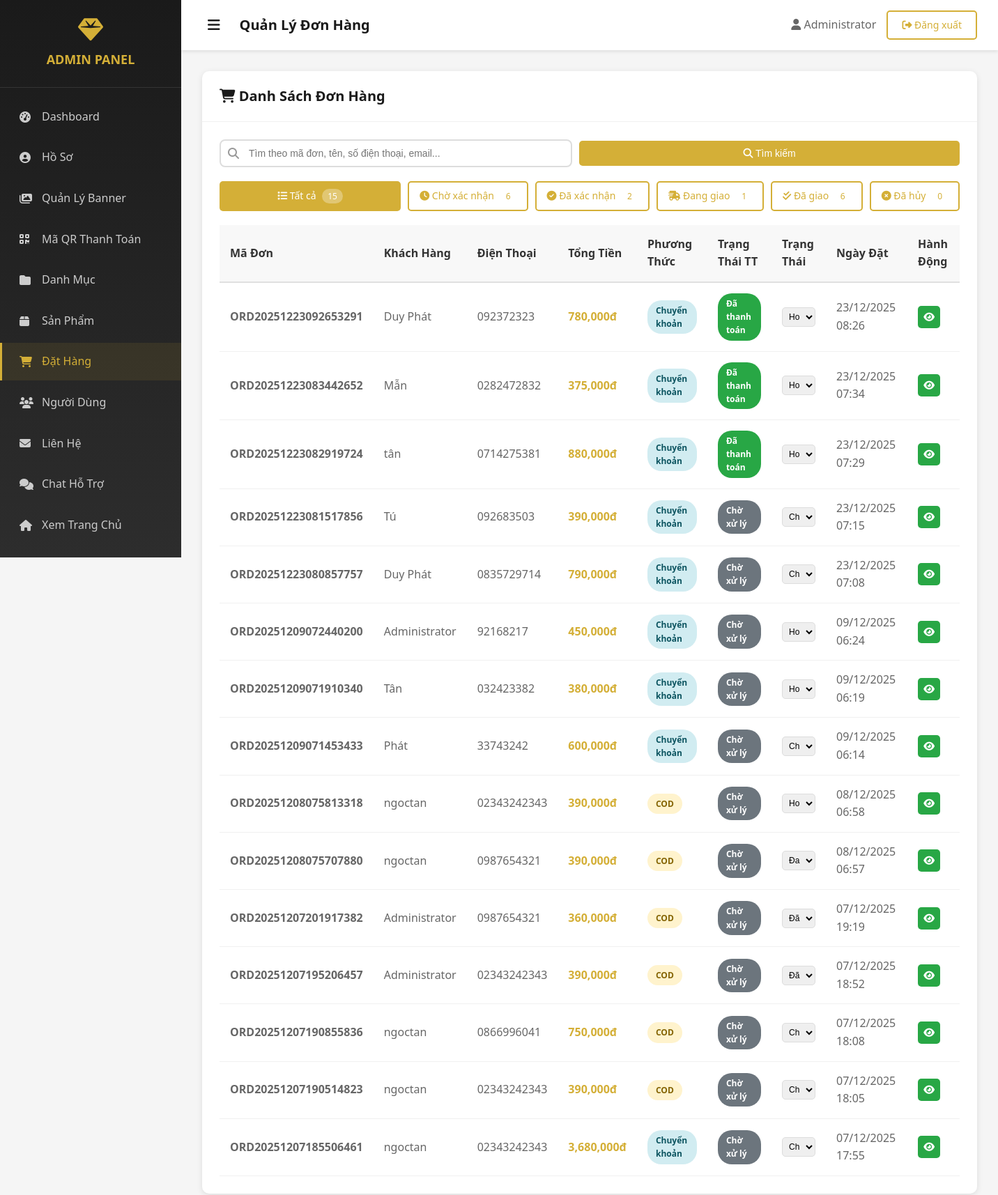
The app's page /admin/orders.php (signed in) with its own data.
### tables this page shows
CREATE TABLE `orders` (
  `id` int(11) NOT NULL,
  `user_id` int(11) DEFAULT NULL,
  `order_code` varchar(50) NOT NULL,
  `fullname` varchar(100) NOT NULL,
  `email` varchar(100) NOT NULL,
  `phone` varchar(20) NOT NULL,
  `address` text NOT NULL,
  `note` text DEFAULT NULL,
  `total_amount` decimal(10,2) NOT NULL,
  `payment_method` varchar(50) DEFAULT 'cod',
  `payment_status` enum('pending','paid','failed') DEFAULT 'pending',
  `order_status` enum('pending','confirmed','shipping','completed','cancelled') DEFAULT 'pending',
  `created_at` timestamp NOT NULL DEFAULT current_timestamp(),
  `updated_at` timestamp NOT NULL DEFAULT current_timestamp() ON UPDATE current_timestamp(),
  `transfer_proof` varchar(255) DEFAULT NULL,
  `transfer_amount` decimal(10,2) DEFAULT NULL,
  `transfer_date` datetime DEFAULT NULL,
  `bank_name` varchar(100) DEFAULT NULL,
  `transaction_id` varchar(100) DEFAULT NULL,
  `customer_confirmed_at` datetime DEFAULT NULL,
  `confirmed_by` int(11) DEFAULT NULL,
  `confirmed_at` datetime DEFAULT NULL
);

### admin/orders.php (the view, shortened to what this page needs)
<?php
require_once 'check_admin.php';
$search = isset($_GET['search']) ? mysqli_real_escape_string($conn, $_GET['search']) : '';
$search_condition = '';
$loc_trangthai = isset($_GET['status']) ? $_GET['status'] : '';
$status_condition = $loc_trangthai ? "order_status = '$loc_trangthai'" : '';
$conditions = array_filter([$search_condition, $status_condition]);
$dieu_kien = $conditions ? 'WHERE ' . implode(' AND ', $conditions) : '';
$gioi_han = 20;
$trang_hientai = isset($_GET['page']) ? (int)$_GET['page'] : 1;
$vi_tri_batdau = ($trang_hientai - 1) * $gioi_han;
$count_sql = "SELECT
    COUNT(*) as total,
    SUM(CASE WHEN order_status = 'pending' OR order_status IS NULL THEN 1 ELSE 0 END) as pending,
    SUM(CASE WHEN order_status = 'confirmed' THEN 1 ELSE 0 END) as confirmed,
    SUM(CASE WHEN order_status = 'shipping' THEN 1 ELSE 0 END) as shipping,
    SUM(CASE WHEN order_status = 'completed' THEN 1 ELSE 0 END) as completed,
    SUM(CASE WHEN order_status = 'cancelled' THEN 1 ELSE 0 END) as cancelled
    FROM orders";
$count_query = mysqli_query($conn, $count_sql);
$count_result = [
    'total' => 0,
    'pending' => 0,
    'confirmed' => 0,
    'shipping' => 0,
    'completed' => 0,
    'cancelled' => 0
];
if ($count_query && mysqli_num_rows($count_query) > 0) {
    $temp = mysqli_fetch_assoc($count_query);
    $count_result = [
        'total' => (int)$temp['total'],
        'pending' => (int)$temp['pending'],
        'confirmed' => (int)$temp['confirmed'],
        'shipping' => (int)$temp['shipping'],
        'completed' => (int)$temp['completed'],
        'cancelled' => (int)$temp['cancelled']
    ];
}
$status_filter = $loc_trangthai;
$where = $dieu_kien;
$limit = $gioi_han;
$offset = $vi_tri_batdau;
$orders_query = "SELECT * FROM orders $where ORDER BY created_at DESC LIMIT $limit OFFSET $offset";
$orders = mysqli_query($conn, $orders_query);
include 'includes/header.php';
?>
<div class="admin-card">
    <div class="admin-card-header">
        <h3><i class="fas fa-shopping-cart"></i> Danh Sách Đơn Hàng</h3>
    </div>
    <div class="admin-card-body">
        <form method="GET" style="margin-bottom: 20px;">
            <div style="display: flex; gap: 10px; align-items: center;">
                <div style="flex: 1; position: relative;">
                    <i class="fas fa-search" style="position: absolute; left: 12px; top: 50%; transform: translateY(-50%); color: #999;"></i>
                    <input type="text" name="search" placeholder="Tìm theo mã đơn, tên, số điện thoại, email..."
                           value="<?php echo htmlspecialchars($search); ?>"
                           style="width: 100%; padding: 10px 10px 10px 40px; border: 2px solid #ddd; border-radius: 8px; font-size: 14px;">
                </div>
                <button type="submit" class="btn btn-primary">
                    <i class="fas fa-search"></i> Tìm kiếm
                </button>
            </div>
        </form>
        <div style="margin-bottom: 20px; display: flex; gap: 10px; flex-wrap: wrap;">
            <a href="orders.php" class="btn <?php echo !$status_filter ? 'btn-primary' : 'btn-secondary'; ?>" style="position: relative;">
                <i class="fas fa-list"></i> Tất cả
                <span style="background: rgba(255,255,255,0.3); padding: 2px 8px; border-radius: 12px; margin-left: 5px; font-size: 12px;">
                    <?php echo $count_result['total']; ?>
                </span>
            </a>
            <a href="orders.php?status=pending" class="btn <?php echo $status_filter == 'pending' ? 'btn-primary' : 'btn-secondary'; ?>" style="position: relative;">
                <i class="fas fa-clock"></i> Chờ xác nhận
                <span style="background: rgba(255,255,255,0.3); padding: 2px 8px; border-radius: 12px; margin-left: 5px; font-size: 12px;">
                    <?php echo $count_result['pending']; ?>
                </span>
            </a>
            <a href="orders.php?status=confirmed" class="btn <?php echo $status_filter == 'confirmed' ? 'btn-primary' : 'btn-secondary'; ?>" style="position: relative;">
                <i class="fas fa-check-circle"></i> Đã xác nhận
                <span style="background: rgba(255,255,255,0.3); padding: 2px 8px; border-radius: 12px; margin-left: 5px; font-size: 12px;">
                    <?php echo $count_result['confirmed']; ?>
                </span>
            </a>
            <a href="orders.php?status=shipping" class="btn <?php echo $status_filter == 'shipping' ? 'btn-primary' : 'btn-secondary'; ?>" style="position: relative;">
                <i class="fas fa-shipping-fast"></i> Đang giao
                <span style="background: rgba(255,255,255,0.3); padding: 2px 8px; border-radius: 12px; margin-left: 5px; font-size: 12px;">
                    <?php echo $count_result['shipping']; ?>
                </span>
            </a>
            <a href="orders.php?status=completed" class="btn <?php echo $status_filter == 'completed' ? 'btn-primary' : 'btn-secondary'; ?>" style="position: relative;">
                <i class="fas fa-check-double"></i> Đã giao
                <span style="background: rgba(255,255,255,0.3); padding: 2px 8px; border-radius: 12px; margin-left: 5px; font-size: 12px;">
                    <?php echo $count_result['completed']; ?>
                </span>
            </a>
            <a href="orders.php?status=cancelled" class="btn <?php echo $status_filter == 'cancelled' ? 'btn-primary' : 'btn-secondary'; ?>" style="position: relative;">
                <i class="fas fa-times-circle"></i> Đã hủy
                <span style="background: rgba(255,255,255,0.3); padding: 2px 8px; border-radius: 12px; margin-left: 5px; font-size: 12px;">
                    <?php echo $count_result['cancelled']; ?>
                </span>
            </a>
        </div>
        <table class="admin-table">
            <thead>
                <tr>
                    <th>Mã Đơn</th>
                    <th>Khách Hàng</th>
                    <th>Điện Thoại</th>
                    <th>Tổng Tiền</th>
                    <th>Phương Thức</th>
                    <th>Trạng Thái TT</th>
                    <th>Trạng Thái</th>
                    <th>Ngày Đặt</th>
                    <th>Hành Động</th>
                </tr>
            </thead>
            <tbody>
                <?php if(mysqli_num_rows($orders) > 0): ?>
                <?php while($order = mysqli_fetch_assoc($orders)): ?>
                <tr>
                    <td><strong><?php echo $order['order_code']; ?></strong></td>
                    <td><?php echo $order['fullname']; ?></td>
                    <td><?php echo $order['phone']; ?></td>
                    <td><strong style="color: #d4af37;"><?php echo number_format($order['total_amount']); ?>đ</strong></td>
                    <td>
                        <?php if($order['payment_method'] == 'cod'): ?>
                        <span class="badge badge-warning">COD</span>
                        <?php else: ?>
                        <span class="badge badge-info">Chuyển khoản</span>
                        <?php endif; ?>
                    </td>
                    <td>
                        <?php
                        $payment_status = $order['payment_status'] ?? 'pending';
                        if ($payment_status === 'paid'): ?>
                            <span class="badge" style="background-color: #28a745; color: white;">Đã thanh toán</span>
                        <?php elseif ($payment_status === 'pending'): ?>
                            <span class="badge" style="background-color: #6c757d; color: white;">Chờ xử lý</span>
                        <?php else: ?>
                            <span class="badge" style="background-color: #dc3545; color: white;"><?php echo ucfirst($payment_status); ?></span>
                        <?php endif; ?>
                    </td>
                    <td>
                        <form method="POST" style="display: inline-block;" id="form_<?php echo $order['id']; ?>">
                            <select name="order_status" class="form-control" style="padding: 5px; font-size: 12px;"
                                    onchange="if(confirm('Bạn có chắc muốn đổi trạng thái đơn hàng này?')) { document.getElementById('form_<?php echo $order['id']; ?>').submit(); } else { this.value='<?php echo $order['order_status']; ?>'; }">
                                <option value="pending" <?php echo (!isset($order['order_status']) || $order['order_status'] == 'pending') ? 'selected' : ''; ?>>Chờ xử lý</option>
                                <option value="confirmed" <?php echo (isset($order['order_status']) && $order['order_status'] == 'confirmed') ? 'selected' : ''; ?>>Đã xác nhận</option>
                                <option value="shipping" <?php echo (isset($order['order_status']) && $order['order_status'] == 'shipping') ? 'selected' : ''; ?>>Đang giao</option>
                                <option value="completed" <?php echo (isset($order['order_status']) && $order['order_status'] == 'completed') ? 'selected' : ''; ?>>Hoàn thành</option>
                            </select>
                        </form>
                    </td>
                    <td><?php echo date('d/m/Y H:i', strtotime($order['created_at'])); ?></td>
                    <td>
                        <a href="order-detail.php?id=<?php echo $order['id']; ?>" class="btn-icon btn-view" title="Chi tiết">
                            <i class="fas fa-eye"></i>
                        </a>
                    </td>
                </tr>
                <?php endwhile; ?>
                <?php endif; ?>
            </tbody>
        </table>
    </div>
</div>
<?php include 'includes/footer.php'; ?>

### assets/css/style.css (style rules this page uses)
* { margin: 0; padding: 0; box-sizing: border-box; }
body { font-family: 'Segoe UI', Tahoma, Geneva, Verdana, sans-serif; line-height: 1.6; color: #333; background-color: #f8f8f8; }
a { text-decoration: none; color: inherit; transition: all 0.3s ease; }
.btn { padding: 10px 20px; border: none; border-radius: 5px; cursor: pointer; font-size: 14px; font-weight: 500; transition: all 0.3s; text-align: center; display: inline-block; }
.btn-primary { background: #d4af37; color: #fff; flex: 1; }
.btn-secondary { background: #fff; color: #d4af37; border: 2px solid #d4af37; padding: 8px 15px; }
.form-control { width: 100%; padding: 12px; border: 1px solid #ddd; border-radius: 5px; font-size: 14px; transition: border-color 0.3s; }

### admin/assets/css/admin.css (style rules this page uses)
.admin-body { background: #f5f5f5; font-family: 'Segoe UI', Tahoma, Geneva, Verdana, sans-serif; }
.admin-card { background: #fff; border-radius: 10px; box-shadow: 0 2px 8px rgba(0,0,0,0.1); margin-bottom: 30px; }
.admin-card-header { padding: 20px 25px; border-bottom: 1px solid #f0f0f0; display: flex; justify-content: space-between; align-items: center; }
.admin-card-header h3 { color: #1a1a1a; font-size: 20px; margin: 0; }
.admin-card-body { padding: 25px; }
.admin-table { width: 100%; background: #fff; border-collapse: collapse; }
.admin-table thead { background: #f8f8f8; }
.admin-table th { padding: 15px; text-align: left; font-weight: 600; color: #333; border-bottom: 2px solid #e0e0e0; }
.admin-table td { padding: 15px; border-bottom: 1px solid #f0f0f0; color: #666; }
.badge { display: inline-block; padding: 5px 12px; border-radius: 20px; font-size: 12px; font-weight: 600; }
.badge-warning { background: #fff3cd; color: #856404; }
.badge-info { background: #d1ecf1; color: #0c5460; }
.btn-icon { width: 32px; height: 32px; display: inline-flex; align-items: center; justify-content: center; border-radius: 5px; border: none; cursor: pointer; transition: all 0.3s; font-size: 14px; }
.btn-view { background: #28a745; color: #fff; }

### records on screen
orders: order_code "ORD20251223092653291", fullname "Duy Phát", phone "092372323", total_amount "780,000", payment_method "Chuyển khoản", payment_status "Đã thanh toán", order_status "Hoàn thành", created_at "23/12/2025 08:26"
orders: order_code "ORD20251223083442652", fullname "Mẫn", phone "0282472832", total_amount "375,000", payment_method "Chuyển khoản", payment_status "Đã thanh toán", order_status "Hoàn thành", created_at "23/12/2025 07:34"
orders: order_code "ORD20251223082919724", fullname "tân", phone "0714275381", total_amount "880,000", payment_method "Chuyển khoản", payment_status "Đã thanh toán", order_status "Hoàn thành", created_at "23/12/2025 07:29"
orders: order_code "ORD20251223081517856", fullname "Tú", phone "092683503", total_amount "390,000", payment_method "Chuyển khoản", payment_status "Chờ xử lý", order_status "Chờ xử lý", created_at "23/12/2025 07:15"
orders: order_code "ORD20251223080857757", fullname "Duy Phát", phone "0835729714", total_amount "790,000", payment_method "Chuyển khoản", payment_status "Chờ xử lý", order_status "Chờ xử lý", created_at "23/12/2025 07:08"
orders: order_code "ORD20251209072440200", fullname "Administrator", phone "92168217", total_amount "450,000", payment_method "Chuyển khoản", payment_status "Chờ xử lý", order_status "Hoàn thành", created_at "09/12/2025 06:24"
orders: order_code "ORD20251209071910340", fullname "Tân", phone "032423382", total_amount "380,000", payment_method "Chuyển khoản", payment_status "Chờ xử lý", order_status "Hoàn thành", created_at "09/12/2025 06:19"
orders: order_code "ORD20251209071453433", fullname "Phát", phone "33743242", total_amount "600,000", payment_method "Chuyển khoản", payment_status "Chờ xử lý", order_status "Chờ xử lý", created_at "09/12/2025 06:14"
orders: order_code "ORD20251208075813318", fullname "ngoctan", phone "02343242343", total_amount "390,000", payment_method "COD", payment_status "Chờ xử lý", order_status "Hoàn thành", created_at "08/12/2025 06:58"
orders: order_code "ORD20251208075707880", fullname "ngoctan", phone "0987654321", total_amount "390,000", payment_method "COD", payment_status "Chờ xử lý", order_status "Đang giao", created_at "08/12/2025 06:57"
orders: order_code "ORD20251207201917382", fullname "Administrator", phone "0987654321", total_amount "360,000", payment_method "COD", payment_status "Chờ xử lý", order_status "Đã xác nhận", created_at "07/12/2025 19:19"
orders: order_code "ORD20251207195206457", fullname "Administrator", phone "02343242343", total_amount "390,000", payment_method "COD", payment_status "Chờ xử lý", order_status "Đã xác nhận", created_at "07/12/2025 18:52"
orders: order_code "ORD20251207190855836", fullname "ngoctan", phone "0866996041", total_amount "750,000", payment_method "COD", payment_status "Chờ xử lý", order_status "Chờ xử lý", created_at "07/12/2025 18:08"
orders: order_code "ORD20251207190514823", fullname "ngoctan", phone "02343242343", total_amount "390,000", payment_method "COD", payment_status "Chờ xử lý", order_status "Chờ xử lý", created_at "07/12/2025 18:05"
orders: order_code "ORD20251207185506461", fullname "ngoctan", phone "02343242343", total_amount "3,680,000", payment_method "Chuyển khoản", payment_status "Chờ xử lý", order_status "Chờ xử lý", created_at "07/12/2025 17:55"

### other values on screen
$page_title "Quản Lý Đơn Hàng"
$_SESSION['user_name'] "Administrator"
$count_result['total'] "15"
$count_result['pending'] "6"
$count_result['confirmed'] "2"
$count_result['shipping'] "1"
$count_result['completed'] "6"
$count_result['cancelled'] "0"
